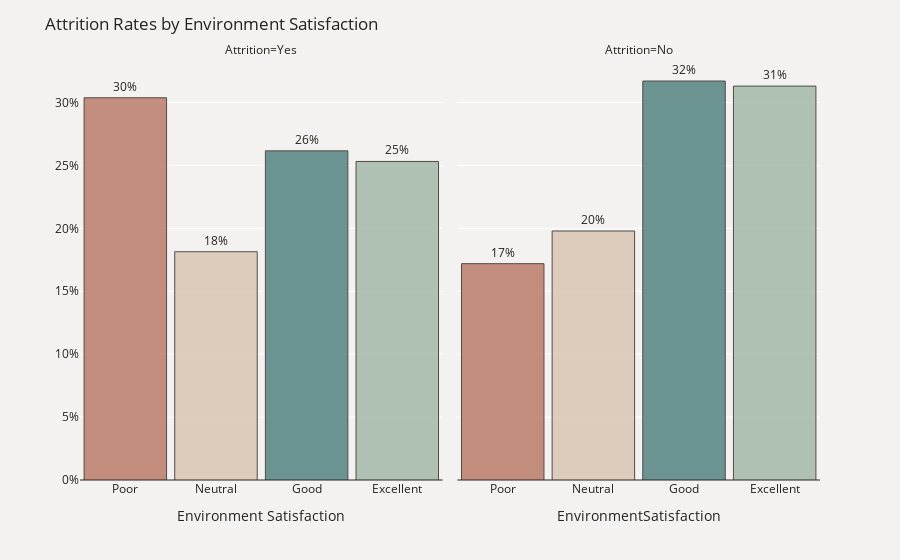

The code cell stored with this chart in its notebook:
### Code cell
fig = px.bar(plot_df, x='EnvironmentSatisfaction', y='Percent', text='Percent', opacity=0.8,
             facet_col="Attrition", category_orders={"Attrition": ["Yes", "No"]})
fig.update_traces(texttemplate='%{text:.2s}%', textposition='outside', 
                  marker_color=['#B6735F', '#D7C2B0', '#497B7A', '#9EB5A3'],
                  marker_line=dict(width=1, color='#28221D'))
fig.update_yaxes(title="",zeroline=True, zerolinewidth=1, zerolinecolor='#28221D', ticksuffix='%')
fig.update_layout(title_text='Attrition Rates by Environment Satisfaction', bargap=.09,font_color='#28221D',
                  xaxis_title='Environment Satisfaction',paper_bgcolor='#F4F2F0', plot_bgcolor='#F4F2F0')
fig.show()

### Figure 1 — Plotly figure (JSON) as saved in the notebook; plotly's stock layout.template omitted (floating-point values rounded to 4 significant figures)
{"data": [{"alignmentgroup": "True", "hovertemplate": "Attrition=Yes<br>EnvironmentSatisfaction=%{x}<br>Percent=%{text}<extra></extra>", "legendgroup": "", "marker": {"color": ["#B6735F", "#D7C2B0", "#497B7A", "#9EB5A3"], "line": {"color": "#28221D", "width": 1}, "opacity": 0.8}, "name": "", "offsetgroup": "", "orientation": "v", "showlegend": false, "text": [30.38, 18.14, 26.16, 25.32], "textposition": "outside", "texttemplate": "%{text:.2s}%", "type": "bar", "x": ["Poor", "Neutral", "Good", "Excellent"], "xaxis": "x", "y": [30.38, 18.14, 26.16, 25.32], "yaxis": "y"}, {"alignmentgroup": "True", "hovertemplate": "Attrition=No<br>EnvironmentSatisfaction=%{x}<br>Percent=%{text}<extra></extra>", "legendgroup": "", "marker": {"color": ["#B6735F", "#D7C2B0", "#497B7A", "#9EB5A3"], "line": {"color": "#28221D", "width": 1}, "opacity": 0.8}, "name": "", "offsetgroup": "", "orientation": "v", "showlegend": false, "text": [17.19, 19.79, 31.71, 31.31], "textposition": "outside", "texttemplate": "%{text:.2s}%", "type": "bar", "x": ["Poor", "Neutral", "Good", "Excellent"], "xaxis": "x2", "y": [17.19, 19.79, 31.71, 31.31], "yaxis": "y2"}], "layout": {"annotations": [{"font": {}, "showarrow": false, "text": "Attrition=Yes", "x": 0.245, "xanchor": "center", "xref": "paper", "y": 1, "yanchor": "bottom", "yref": "paper"}, {"font": {}, "showarrow": false, "text": "Attrition=No", "x": 0.755, "xanchor": "center", "xref": "paper", "y": 1, "yanchor": "bottom", "yref": "paper"}], "bargap": 0.09, "barmode": "relative", "font": {"color": "#28221D"}, "legend": {"tracegroupgap": 0}, "margin": {"t": 60}, "paper_bgcolor": "#F4F2F0", "plot_bgcolor": "#F4F2F0", "title": {"text": "Attrition Rates by Environment Satisfaction"}, "xaxis": {"anchor": "y", "domain": [0, 0.49], "title": {"text": "Environment Satisfaction"}}, "xaxis2": {"anchor": "y2", "domain": [0.51, 1], "matches": "x", "title": {"text": "EnvironmentSatisfaction"}}, "yaxis": {"anchor": "x", "domain": [0, 1], "ticksuffix": "%", "title": {"text": ""}, "zeroline": true, "zerolinecolor": "#28221D", "zerolinewidth": 1}, "yaxis2": {"anchor": "x2", "domain": [0, 1], "matches": "y", "showticklabels": false, "ticksuffix": "%", "title": {"text": ""}, "zeroline": true, "zerolinecolor": "#28221D", "zerolinewidth": 1}}}
